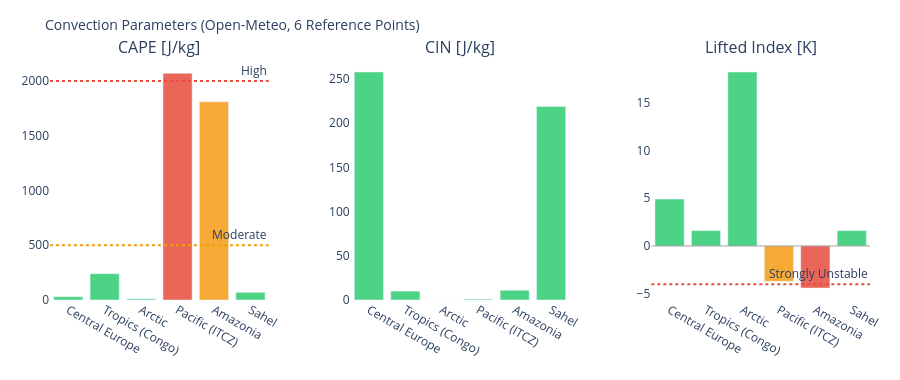

Here is the notebook cell this chart was saved with:
### Markdown cell above
---
## 3. Visualizations

### Code cell
# ============================================================
# CAPE / CIN / LIFTED INDEX – Convection potential
# ============================================================

if not df_atm.empty:
    fig = make_subplots(
        rows=1, cols=3,
        subplot_titles=['CAPE [J/kg]', 'CIN [J/kg]', 'Lifted Index [K]'],
        horizontal_spacing=0.1
    )
    pts = df_atm['point'].tolist()
    pt_colors = ['#E85D24','#185FA5','#888780','#378ADD','#639922','#F2A623']

    # CAPE – höher = mehr Gewitterpotential
    cape_vals = df_atm['cape'].fillna(0).tolist()
    cape_colors = ['#e74c3c' if v > 2000 else '#f39c12' if v > 500 else '#2ecc71'
                   for v in cape_vals]
    fig.add_trace(go.Bar(x=pts, y=cape_vals, marker_color=cape_colors,
                         opacity=0.85, showlegend=False), row=1, col=1)
    fig.add_hline(y=2000, line_dash='dot', line_color='#e74c3c',
                  annotation_text='High', row=1, col=1)
    fig.add_hline(y=500,  line_dash='dot', line_color='#f39c12',
                  annotation_text='Moderate', row=1, col=1)

    # CIN – negativer = stärker gedeckelt (weniger Auslöse)
    cin_vals = df_atm['cin'].fillna(0).tolist()
    cin_colors = ['#e74c3c' if v < -200 else '#f39c12' if v < -50 else '#2ecc71'
                  for v in cin_vals]
    fig.add_trace(go.Bar(x=pts, y=cin_vals, marker_color=cin_colors,
                         opacity=0.85, showlegend=False), row=1, col=2)

    # Lifted Index – negativ = instabil
    li_vals = df_atm['li'].fillna(0).tolist()
    li_colors = ['#e74c3c' if v < -4 else '#f39c12' if v < 0 else '#2ecc71'
                 for v in li_vals]
    fig.add_trace(go.Bar(x=pts, y=li_vals, marker_color=li_colors,
                         opacity=0.85, showlegend=False), row=1, col=3)
    fig.add_hline(y=0, line_color='gray', line_width=0.7, row=1, col=3)
    fig.add_hline(y=-4, line_dash='dot', line_color='#e74c3c',
                  annotation_text='Strongly Unstable', row=1, col=3)

    fig.update_layout(
        title=dict(text='Convection Parameters (Open-Meteo, 6 Reference Points)', font=dict(size=14)),
        height=380, plot_bgcolor='rgba(0,0,0,0)', paper_bgcolor='rgba(0,0,0,0)',
        margin=dict(l=50, r=30, t=60, b=80)
    )
    fig.update_xaxes(tickangle=30)
    fig.show()

### Figure 1 — Plotly figure (JSON) as saved in the notebook; plotly's stock layout.template omitted (floating-point values rounded to 4 significant figures)
{"data": [{"marker": {"color": ["#2ecc71", "#2ecc71", "#2ecc71", "#e74c3c", "#f39c12", "#2ecc71"]}, "opacity": 0.85, "showlegend": false, "type": "bar", "x": ["Central Europe", "Tropics (Congo)", "Arctic", "Pacific (ITCZ)", "Amazonia", "Sahel"], "xaxis": "x", "y": [30.0, 240.0, 10.0, 2070.0, 1810.0, 70.0], "yaxis": "y"}, {"marker": {"color": ["#2ecc71", "#2ecc71", "#2ecc71", "#2ecc71", "#2ecc71", "#2ecc71"]}, "opacity": 0.85, "showlegend": false, "type": "bar", "x": ["Central Europe", "Tropics (Congo)", "Arctic", "Pacific (ITCZ)", "Amazonia", "Sahel"], "xaxis": "x2", "y": [258.0, 10.0, 0.0, 1.0, 11.0, 219.0], "yaxis": "y2"}, {"marker": {"color": ["#2ecc71", "#2ecc71", "#2ecc71", "#f39c12", "#e74c3c", "#2ecc71"]}, "opacity": 0.85, "showlegend": false, "type": "bar", "x": ["Central Europe", "Tropics (Congo)", "Arctic", "Pacific (ITCZ)", "Amazonia", "Sahel"], "xaxis": "x3", "y": [4.9, 1.6, 18.2, -3.7, -4.4, 1.6], "yaxis": "y3"}], "layout": {"annotations": [{"font": {"size": 16}, "showarrow": false, "text": "CAPE [J/kg]", "x": 0.1333, "xanchor": "center", "xref": "paper", "y": 1.0, "yanchor": "bottom", "yref": "paper"}, {"font": {"size": 16}, "showarrow": false, "text": "CIN [J/kg]", "x": 0.5, "xanchor": "center", "xref": "paper", "y": 1.0, "yanchor": "bottom", "yref": "paper"}, {"font": {"size": 16}, "showarrow": false, "text": "Lifted Index [K]", "x": 0.8667, "xanchor": "center", "xref": "paper", "y": 1.0, "yanchor": "bottom", "yref": "paper"}, {"showarrow": false, "text": "High", "x": 1, "xanchor": "right", "xref": "x domain", "y": 2000, "yanchor": "bottom", "yref": "y"}, {"showarrow": false, "text": "Moderate", "x": 1, "xanchor": "right", "xref": "x domain", "y": 500, "yanchor": "bottom", "yref": "y"}, {"showarrow": false, "text": "Strongly Unstable", "x": 1, "xanchor": "right", "xref": "x3 domain", "y": -4, "yanchor": "bottom", "yref": "y3"}], "height": 380, "margin": {"b": 80, "l": 50, "r": 30, "t": 60}, "paper_bgcolor": "rgba(0,0,0,0)", "plot_bgcolor": "rgba(0,0,0,0)", "shapes": [{"line": {"color": "#e74c3c", "dash": "dot"}, "type": "line", "x0": 0, "x1": 1, "xref": "x domain", "y0": 2000, "y1": 2000, "yref": "y"}, {"line": {"color": "#f39c12", "dash": "dot"}, "type": "line", "x0": 0, "x1": 1, "xref": "x domain", "y0": 500, "y1": 500, "yref": "y"}, {"line": {"color": "gray", "width": 0.7}, "type": "line", "x0": 0, "x1": 1, "xref": "x3 domain", "y0": 0, "y1": 0, "yref": "y3"}, {"line": {"color": "#e74c3c", "dash": "dot"}, "type": "line", "x0": 0, "x1": 1, "xref": "x3 domain", "y0": -4, "y1": -4, "yref": "y3"}], "title": {"font": {"size": 14}, "text": "Convection Parameters (Open-Meteo, 6 Reference Points)"}, "xaxis": {"anchor": "y", "domain": [0.0, 0.2667], "tickangle": 30}, "xaxis2": {"anchor": "y2", "domain": [0.3667, 0.6333], "tickangle": 30}, "xaxis3": {"anchor": "y3", "domain": [0.7333, 1.0], "tickangle": 30}, "yaxis": {"anchor": "x", "domain": [0.0, 1.0]}, "yaxis2": {"anchor": "x2", "domain": [0.0, 1.0]}, "yaxis3": {"anchor": "x3", "domain": [0.0, 1.0]}}}
